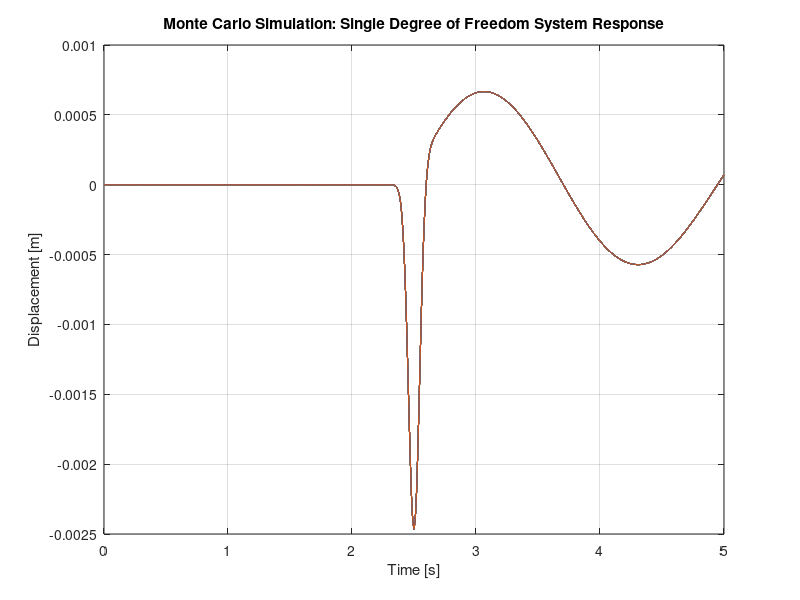

MATLAB code to generate this figure:
% Single Degree of Freedom System Response under Ricker Wavelet
clear; clc;

% System parameters
m = 1;       % Mass [kg]
k = 10;      % Stiffness [N/m]
c = 0.5;     % Damping coefficient [Ns/m]

% Ricker wavelet parameters
tMax = 5;    % Maximum time [s]
dt = 0.01;   % Time step [s]
f0 = 5;      % Peak frequency [Hz]

% Monte Carlo simulation parameters
numSimulations = 100;  % Number of simulations

% Generate time vector
t = 0:dt:tMax;

% Initialize response matrix
responseMatrix = zeros(length(t), numSimulations);

% Perform Monte Carlo simulations
for i = 1:numSimulations
    % Generate random initial conditions
    x0 = randn(1);      % Initial displacement
    v0 = randn(1);      % Initial velocity
    
    % Calculate natural frequency and critical damping coefficient
    wn = sqrt(k/m);
    cc = 2 * sqrt(k*m);
    
    % Initialize response vectors
    x = zeros(size(t));
    v = zeros(size(t));
    
    % Apply Ricker wavelet
    wavelet = (1 - 2 * pi^2 * f0^2 * (t - tMax/2).^2) .* exp(-pi^2 * f0^2 * (t - tMax/2).^2);
    
    % Perform time integration using Newmark's method
    for j = 2:length(t)
        dt = t(j) - t(j-1);
        
        % Calculate acceleration using the equation of motion
        a = (1/m) * (wavelet(j) - c*v(j-1) - k*x(j-1));
        
        % Update displacement and velocity
        x(j) = x(j-1) + dt*v(j-1) + (dt^2/2)*(1-2*0.6)*a;
        v(j) = v(j-1) + dt*((1-0.6)*a + 0.6*((1-0.6)*a + (1/m)*wavelet(j)));
    end
    
    % Store the response in the response matrix
    responseMatrix(:, i) = x';
end

% Plot the Monte Carlo responses
figure;
for i = 1:numSimulations
    plot(t, responseMatrix(:, i));
    hold on;
end
xlabel('Time [s]');
ylabel('Displacement [m]');
title('Monte Carlo Simulation: Single Degree of Freedom System Response');
grid on;
hold off;
